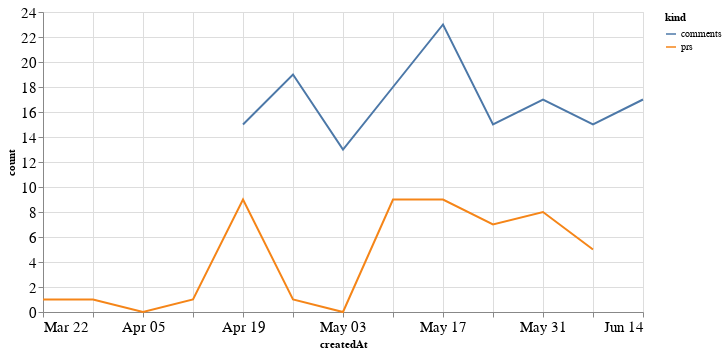

Notebook code for this chart:
### Code cell
alt.Chart(total_time, width=600).mark_line().encode(
    x='createdAt',
    y='count',
    color='kind'
)

### Figure 1 — Vega-Lite specification as saved in the notebook (floating-point values rounded to 4 significant figures)
{"config": {"axisLeft": {"labelFontSize": 15}, "axisBottom": {"labelFontSize": 15}}, "data": {"name": "data-80cfe71dae30e6e46ea26ef553f017f0"}, "mark": "line", "encoding": {"color": {"type": "nominal", "field": "kind"}, "x": {"type": "temporal", "field": "createdAt"}, "y": {"type": "quantitative", "field": "count"}}, "width": 600, "$schema": "https://vega.github.io/schema/vega-lite/v4.8.1.json", "datasets": {"data-80cfe71dae30e6e46ea26ef553f017f0": [{"createdAt": "2020-03-22T00:00:00", "kind": "prs", "count": 1.0}, {"createdAt": "2020-03-29T00:00:00", "kind": "prs", "count": 1.0}, {"createdAt": "2020-04-05T00:00:00", "kind": "prs", "count": 0.0}, {"createdAt": "2020-04-12T00:00:00", "kind": "prs", "count": 1.0}, {"createdAt": "2020-04-19T00:00:00", "kind": "prs", "count": 9.0}, {"createdAt": "2020-04-26T00:00:00", "kind": "prs", "count": 1.0}, {"createdAt": "2020-05-03T00:00:00", "kind": "prs", "count": 0.0}, {"createdAt": "2020-05-10T00:00:00", "kind": "prs", "count": 9.0}, {"createdAt": "2020-05-17T00:00:00", "kind": "prs", "count": 9.0}, {"createdAt": "2020-05-24T00:00:00", "kind": "prs", "count": 7.0}, {"createdAt": "2020-05-31T00:00:00", "kind": "prs", "count": 8.0}, {"createdAt": "2020-06-07T00:00:00", "kind": "prs", "count": 5.0}, {"createdAt": "2020-06-14T00:00:00", "kind": "prs", "count": null}, {"createdAt": "2020-03-22T00:00:00", "kind": "comments", "count": null}, {"createdAt": "2020-03-29T00:00:00", "kind": "comments", "count": null}, {"createdAt": "2020-04-05T00:00:00", "kind": "comments", "count": null}, {"createdAt": "2020-04-12T00:00:00", "kind": "comments", "count": null}, {"createdAt": "2020-04-19T00:00:00", "kind": "comments", "count": 15.0}, {"createdAt": "2020-04-26T00:00:00", "kind": "comments", "count": 19.0}, {"createdAt": "2020-05-03T00:00:00", "kind": "comments", "count": 13.0}, {"createdAt": "2020-05-10T00:00:00", "kind": "comments", "count": 18.0}, {"createdAt": "2020-05-17T00:00:00", "kind": "comments", "count": 23.0}, {"createdAt": "2020-05-24T00:00:00", "kind": "comments", "count": 15.0}, {"createdAt": "2020-05-31T00:00:00", "kind": "comments", "count": 17.0}, {"createdAt": "2020-06-07T00:00:00", "kind": "comments", "count": 15.0}, {"createdAt": "2020-06-14T00:00:00", "kind": "comments", "count": 17.0}]}}
